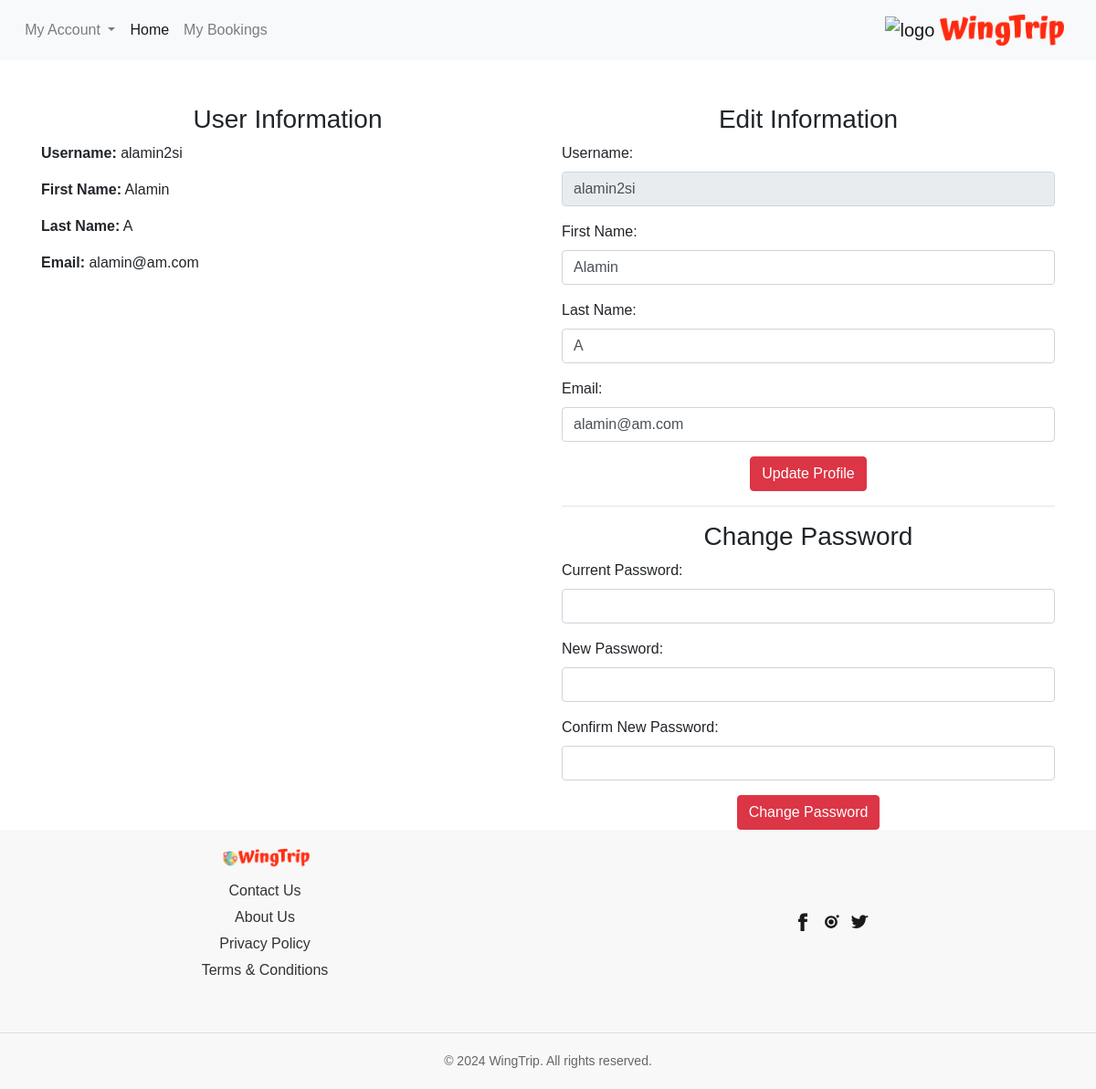
Screenshot of /profile (signed in) with the database file from the repository.
### flight/models.py (models this page shows)
class User(AbstractUser):
    def __str__(self):
        return f"{self.id}: {self.first_name} {self.last_name}"

### flight/views.py (the view)
# urls.py: path("profile", views.profile, name="profile"),
@login_required
def profile(request):
    user = request.user
    if request.method == 'POST':
        if 'update_profile' in request.POST:
            user.first_name = request.POST.get('first_name')
            user.last_name = request.POST.get('last_name')
            user.email = request.POST.get('email')
            user.save()
            messages.success(request, 'Your profile has been updated successfully.')
            return redirect('profile')
        elif 'change_password' in request.POST:
            form = PasswordChangeForm(user, request.POST)
            if form.is_valid():
                user = form.save()
                update_session_auth_hash(request, user)  # Important to update the session with the new password
                messages.success(request, 'Your password has been successfully updated.')
                return redirect('profile')
            else:
                for field, errors in form.errors.items():
                    for error in errors:
                        messages.error(request, f"{field.capitalize()}: {error}")
                return redirect('profile')
    else:
        form = PasswordChangeForm(user)
    return render(request, 'flight/profile.html', {'user': user, 'form': form})

### flight/templates/flight/profile.html (shortened to what this page needs)
{% extends "flight/layout.html" %}
{% block body %}
<div class="container mt-5">
    <div class="row">
        <div class="col-md-6">
            <div class="user-box">
                <div class="text-center">
                    <h3>User Information</h3>
                </div>
                <div class="current-details">
                    <p><strong>Username:</strong> {{ user.username }}</p>
                    <p><strong>First Name:</strong> {{ user.first_name }}</p>
                    <p><strong>Last Name:</strong> {{ user.last_name }}</p>
                    <p><strong>Email:</strong> {{ user.email }}</p>
                </div>
            </div>
        </div>
        <div class="col-md-6">
            <div class="user-box">
                <div class="text-center">
                    <h3>Edit Information</h3>
                </div>
                <form method="post" class="profile-form">
                    <div class="form-group">
                        <label for="id_username">Username:</label>
                        <input id="id_username" class="form-control inp" type="text" name="username" value="{{ user.username }}" readonly>
                    </div>
                    <div class="form-group">
                        <label for="id_first_name">First Name:</label>
                        <input id="id_first_name" class="form-control inp" type="text" name="first_name" value="{{ user.first_name }}">
                    </div>
                    <div class="form-group">
                        <label for="id_last_name">Last Name:</label>
                        <input id="id_last_name" class="form-control inp" type="text" name="last_name" value="{{ user.last_name }}">
                    </div>
                    <div class="form-group">
                        <label for="id_email">Email:</label>
                        <input id="id_email" class="form-control inp" type="email" name="email" value="{{ user.email }}">
                    </div>
                    <div class="text-center">
                        <button type="submit" name="update_profile" class="btn btn-danger btn-update-profile">Update Profile</button>
                    </div>
                </form>
                <hr>
                <div class="text-center">
                    <h3>Change Password</h3>
                </div>
                <form method="post">
                    <div class="form-group">
                        <label for="id_old_password">Current Password:</label>
                        <input id="id_old_password" class="form-control inp" type="password" name="old_password" autocomplete="current-password">
                    </div>
                    <div class="form-group">
                        <label for="id_new_password1">New Password:</label>
                        <input id="id_new_password1" class="form-control inp" type="password" name="new_password1" autocomplete="new-password">
                    </div>
                    <div class="form-group">
                        <label for="id_new_password2">Confirm New Password:</label>
                        <input id="id_new_password2" class="form-control inp" type="password" name="new_password2" autocomplete="new-password">
                    </div>
                    <div class="text-center">
                        <button type="submit" name="change_password" class="btn btn-danger">Change Password</button>
                    </div>
                </form>
            </div>
        </div>
    </div>
</div>
{% endblock %}

### flight/static/css/layout_style.css (style rules this page uses)
body { margin: 0px; padding: 0px; font-family: "Rubik", sans-serif; font-weight: normal; font-style: normal; min-width: 250px; }

### rows the page displays
User: username "alamin2si", first_name "Alamin", last_name "A", email "alamin@am.com"
